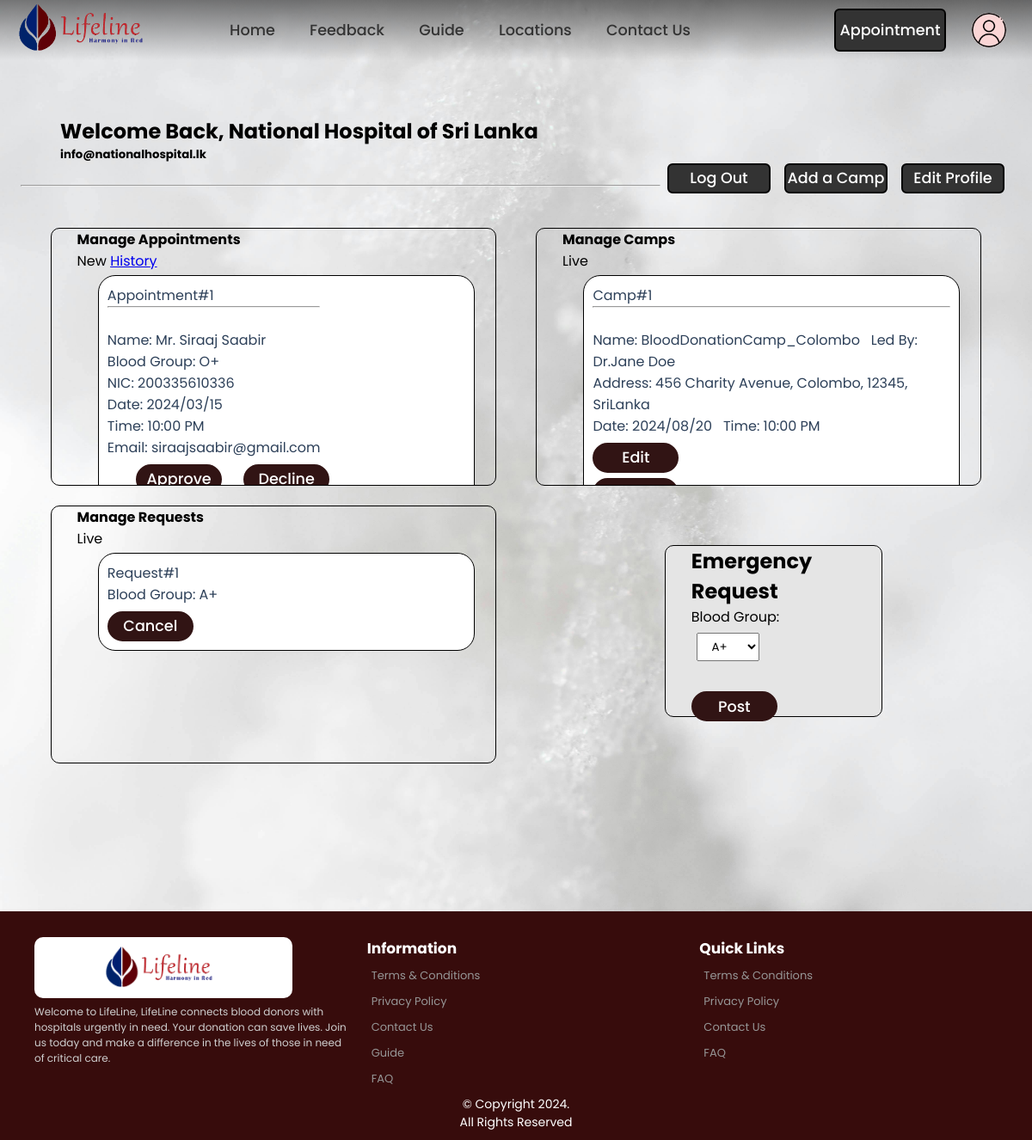
Before: /hospital_panel.php (signed in) with the older database file.
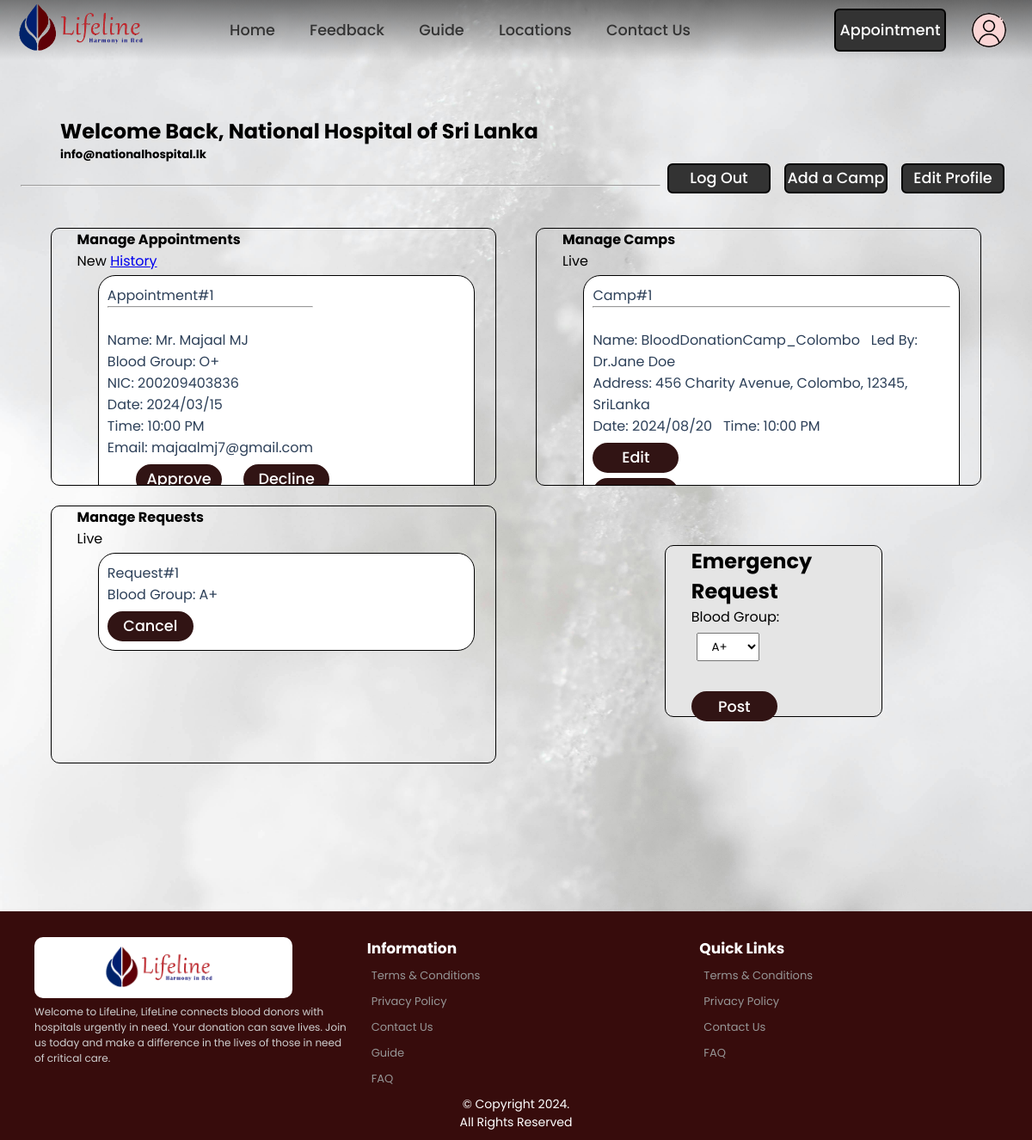
After: the same page with the newer database file.
### tables this page shows
CREATE TABLE
    appointment (
        Appointment_id INT AUTO_INCREMENT NOT NULL,
        A_Donor_id INT NULL,
        A_Guest_id INT NULL,
        A_Date VARCHAR(20) NOT NULL,
        A_Time VARCHAR(20) NOT NULL,
        A_Meridiem VARCHAR(2) NOT NULL,
        A_Hospital_id INT NOT NULL,
        Status BOOLEAN NULL,
        CONSTRAINT Appointment_PK PRIMARY KEY (Appointment_id),
        CONSTRAINT Appointment_A_Doner_id_FK1 FOREIGN KEY (A_Donor_id) REFERENCES Donor (Donor_id),
        CONSTRAINT Appointment_A_Guest_id_FK2 FOREIGN KEY (A_Guest_id) REFERENCES Guest (Guest_id),
        CONSTRAINT Appointment_A_Hospital_id_FK3 FOREIGN KEY (A_Hospital_id) REFERENCES Hospital (Hospital_id),
        CONSTRAINT Donor_or_Guest CHECK (
            (
                A_Donor_id IS NOT NULL
                AND A_Guest_id IS NULL
            )
            OR (
                A_Donor_id IS NULL
                AND A_Guest_id IS NOT NULL
            )
        )
    );

CREATE TABLE
    donor (
        Donor_id INT AUTO_INCREMENT NOT NULL,
        Salutation VARCHAR(10) NOT NULL,
        F_name VARCHAR(50) NOT NULL,
        L_name VARCHAR(50) NOT NULL,
        NIC VARCHAR(20) UNIQUE NOT NULL,
        DOB VARCHAR(20) NOT NULL,
        Gender VARCHAR(20) NOT NULL,
        Phone_no INT (10) NOT NULL,
        Blood_Group VARCHAR(5) NOT NULL,
        Email VARCHAR(100) UNIQUE NOT NULL,
        Line1 VARCHAR(200) NOT NULL,
        City VARCHAR(100) NOT NULL,
        Postal_Code VARCHAR(15) NOT NULL,
        Country VARCHAR(30) NOT NULL,
        D_Password VARCHAR(20) NOT NULL,
        CONSTRAINT Doner_PK PRIMARY KEY (Donor_id)
    );

CREATE TABLE
    camp (
        Camp_id INT AUTO_INCREMENT NOT NULL,
        C_Name VARCHAR(50) NOT NULL,
        C_Date VARCHAR(20) NOT NULL,
        C_Time VARCHAR(20) NOT NULL,
        C_Meridiem VARCHAR(2) NOT NULL,
        Led_By VARCHAR(50) NOT NULL,
        Line1 VARCHAR(200) NOT NULL,
        City VARCHAR(100) NOT NULL,
        Postal_Code VARCHAR(15) NOT NULL,
        Country VARCHAR(30) NOT NULL,
        C_Hospital_id INT NOT NULL,
        CONSTRAINT Camp_PK PRIMARY KEY (Camp_id),
        CONSTRAINT Camp_C_Hospital_id_FK1 FOREIGN KEY (C_Hospital_id) REFERENCES Hospital (Hospital_id)
    );

CREATE TABLE
    emergency_blood (
        EB_id INT AUTO_INCREMENT NOT NULL,
        Blood_Group VARCHAR(5) NOT NULL,
        EB_Hospital_id INT NOT NULL,
        CONSTRAINT EB_id PRIMARY KEY (EB_id),
        CONSTRAINT Emergency_Blood_EB_Hospital_id_FK1 FOREIGN KEY (EB_Hospital_id) REFERENCES Hospital (Hospital_id)
    );

### CRUD/hospital_manage_appoint.php (called while the page is built, shortened)
<?php
require 'dbh.crud.php';
$query = "SELECT appointment.Appointment_id,
                 appointment.A_Date,
                 CONCAT(appointment.A_Time, ' ', appointment.A_meridiem) AS ATM,
                 appointment.A_Guest_id,
                 appointment.A_Hospital_id,
                 appointment.Status,
                 CONCAT(donor.Salutation, ' ', donor.F_name, ' ', donor.L_name) AS DonorName,
                 donor.NIC AS DonorNIC,
                 donor.Blood_Group AS DonorBloodgroup,
                 donor.Email AS DonorEmail,
                 CONCAT(guest.Salutation, ' ', guest.F_name, ' ', guest.L_name) AS GuestName,
                 guest.NIC AS GuestNIC,
                 guest.Blood_Group AS GuestBloodgroup,
                 guest.Email AS GuestEmail
          FROM appointment
          LEFT JOIN donor ON appointment.A_Donor_id = donor.Donor_id
          LEFT JOIN guest ON appointment.A_Guest_id = guest.Guest_id
          WHERE A_Hospital_id=$_SESSION[userID] AND appointment.Status is NULL";
$result_appointments = mysqli_query($conn, $query);

### CRUD/hospital_manage_camp.php (called while the page is built, shortened)
<?php
require 'dbh.crud.php';
$query = "SELECT camp.Camp_id,
camp.C_Name,
camp.C_Date,
CONCAT(camp.C_Time,' ',camp.C_meridiem) AS ATM,
camp.Led_By,
CONCAT(camp.Line1,', ',camp.City,', ',camp.Postal_Code,', ',camp.Country) AS Address,
camp.C_Hospital_id FROM camp WHERE C_Hospital_id=$_SESSION[userID]";
$result_camp = mysqli_query($conn, $query);

### CRUD/hospital_manage_Requests.php (called while the page is built, shortened)
<?php
require 'dbh.crud.php';
$query = "SELECT * FROM emergency_blood WHERE EB_Hospital_id=$_SESSION[userID]";
$result_requests = mysqli_query($conn, $query);

### hospital_panel.php (the view, shortened to what this page needs)
<?php
require 'header.php';
require 'CRUD/hospital_manage_appoint.php';
require 'CRUD/hospital_manage_camp.php';
require 'CRUD/hospital_manage_Requests.php';
?>
<!DOCTYPE html>
<html>
<head>
  <link rel="stylesheet" href="css/hospital_panel.css" />
</head>
<body>
  <main class="frame">
    <div class="sec1">
      <div class="row1">
        <?php
        echo "<h2 class=\"title\">Welcome Back, " . $_SESSION['username'] . "</h2>";
        ?>
        <div>
          <?php echo "<h5 class=\"head\">" . $_SESSION['email'] . "</h5>"; ?>
        </div>
        <div class="but1">
          <button class="editB" onclick="document.location='hospital_edit.php'">
            Edit Profile
          </button>
        </div>
        <div class="but2">
          <button class="campB" onclick="document.location='add_camp.php'">
            Add a Camp
          </button>
        </div>
        <div class="but3">
          <button class="logout" name='logout' onclick="document.location='logout.php' ">Log Out</button>
        </div>
      </div>
    </div>
    <br />
    <hr />
    <br>
    <div class="sec2">
      <div class="container">
        <h4>Manage Appointments</h4>
        <div class="hyperL">
          <label>New</label>
          <a href="hospital_appointment_history.php">History</a>
        </div>
        <?php
        while ($row = mysqli_fetch_assoc($result_appointments)) {
          $AppointmentID = $row['Appointment_id'];
          $AppointmentDate = $row['A_Date'];
          $AppointmentTime = $row['ATM'];
          if ($row['A_Guest_id'] == null) {
            $UserName = $row['DonorName'];
            $UserNIC = $row['DonorNIC'];
            $UserBloodgroup = $row['DonorBloodgroup'];
            $UserEmail = $row['DonorEmail'];
          } else {
            $UserName = $row['GuestName'];
            $UserNIC = $row['GuestNIC'];
            $UserBloodgroup = $row['GuestBloodgroup'];
            $UserEmail = $row['GuestEmail'];
          }
        ?>
          <div class="temp">
            <div class="info">
              <label> Appointment#<?php echo $AppointmentID ?></label>
              <hr>
              <br>
              <label>Name: <?php echo $UserName ?></label>
              <br>
              <label>Blood Group: <?php echo $UserBloodgroup ?></label>
              <br>
              <label>NIC: <?php echo $UserNIC ?></label>
              <br>
              <label>Date: <?php echo $AppointmentDate ?></label>
              <br>
              <label>Time: <?php echo $AppointmentTime ?></label>
              <br>
              <label>Email: <?php echo $UserEmail ?></label>
            </div>
            <form method="post">
              <button class="Approved" name="Approved" type="submit">Approve</button>
              <button class="Cancelled" name="Declined" type="submit" onclick="return confirm('Are You Sure ?')">Decline</button>
            </form>
          </div>
        <?php
        }
        ?>
      </div>
      <div class="sec2">
        <div class="container-camps">
          <h4>Manage Camps</h4>
          <label>Live</label>
          <?php
          while ($row = mysqli_fetch_assoc($result_camp)) {
            $CampID = $row['Camp_id'];
            $CampName = $row['C_Name'];
            $LedBy = $row['Led_By'];
            $Address = $row['Address'];
            $Date = $row['C_Date'];
            $Time = $row['ATM'];
          ?>
            <div class="temp">
              <div class="info">
                <label> Camp#<?php echo $CampID ?></label>
                <hr>
                <br>
                <label>Name: <?php echo $CampName ?></label>&nbsp;&nbsp;
                <label>Led By: <?php echo $LedBy ?></label>
                <br>
                <label>Address: <?php echo $Address ?></label>
                <br>
                <label>Date: <?php echo $Date ?></label>&nbsp;&nbsp;
                <label>Time: <?php echo $Time ?></label>
              </div>
              <button class="edit" name='Edit' onclick="document.location='edit_camp.php?Camp_id=<?php echo $CampID ?>'">Edit</button>
              <form method="post">
                <input type="submit" class="Cancel" name="Cancel" value="Cancel" onclick="return confirm('Are You Sure ?')">
              </form>
            </div>
          <?php
          }
          ?>
        </div>
      </div>
      <div class="sec2">
        <div class="container-wonder">
          <h4>Manage Requests</h4>
          <label>Live</label>
          <?php
          while ($row = mysqli_fetch_assoc($result_requests)) {
            $EB_id = $row['EB_id'];
            $BG = $row['Blood_Group'];
          ?>
            <div class="temp">
              <div class="info">
                <label>Request#<?php echo $EB_id ?></label>
                <br>
                <label>Blood Group: <?php echo $BG ?></label>&nbsp;&nbsp;
              </div>
              <form method="post">
                <input type="submit" class="Cancel" name="Caancel" value="Cancel" onclick="return confirm('Are You Sure ?')">
              </form>
            </div>
          <?php
          }
          ?>
        </div>
      </div>
      <div class="sec2">
        <div class="container-post">
          <div class="info">
            <h2>Emergency Request</h2>
            <label for="bloodgroup">Blood Group: </label>
            <form method="POST">
              <div class="blood">
                <select name="bloodgroup" id="" class="bg">
                  <option value="A+">A+</option>
                </select><br><br>
              </div>
              <input type="submit" class="Post" name="Post" value="Post">
            </form>
          </div>
        </div>
  </main>
  <?php
  require 'footer.php';
  ?>
</body>
</html>

### header.php (shortened to what this page needs)
<?php
if (isset($_SESSION["userID"])) {
    $userType = $_SESSION["userType"];
} else {
    $userType = "guest";
}
?>
<DOCTYPE html>
    <html lang="en">
    <head>
        <link rel="stylesheet" href="css/index.css" />
    </head>
    <body>
        <header>
            <nav class="menu">
                <img class="logo" src="images/logo.png" alt="logo" />
                <a href="index.php" class="home">Home</a>
                <a href="feedback.php">Feedback</a>
                <a href="guide.php">Guide</a>
                <a href="locations.php">Locations</a>
                <a href="contactUs.php" class="Contact">Contact Us</a>
            </nav>
            <button class="appointment" onclick="appoint('<?php echo $userType; ?>')">
                Appointment
            </button>
            <img class="user" src="images/user.png" alt="user" onclick="panel('<?php echo $userType; ?>')" />
        </header>

### footer.php (shortened to what this page needs)
<footer>
    <div class="block">
        <img src="images/logo.png" alt="Logo">
        <p>Welcome to LifeLine, LifeLine connects blood donors with hospitals urgently in need. Your donation can save lives. Join us today and make a difference in the lives of those in need of critical care.</p>
    </div>
    <div class="block">
        <h3>Information</h3>
        <ul type="none">
            <li><a href="terms.php">Terms & Conditions</a></li>
            <li><a href="privacy.php">Privacy Policy</a></li>
            <li><a href="contactUs.php">Contact Us</a></li>
            <li><a href="guide.php">Guide</a></li>
            <li><a href="faq.php">FAQ</a></li>
        </ul>
    </div>
    <div class="block">
        <h3>Quick Links</h3>
        <ul type="none">
            <li><a href="terms.php">Terms & Conditions</a></li>
            <li><a href="privacy.php">Privacy Policy</a></li>
            <li><a href="contactUs.php">Contact Us</a></li>
            <li><a href="faq.php">FAQ</a></li>
        </ul>
    </div>
    <div class="copyR">
        <p>© Copyright 2024.<br>  All Rights Reserved</p>
    </div>
</footer>
</body>
</html>
</DOCTYPE>

### css/index.css (style rules this page uses)
* { margin: 0; padding: 0; box-sizing: border-box; font-family: 'Poppins', sans-serif; }
body { justify-content: center; align-items: center; background-color:#EEF5FF; margin-top: 100px; min-height: 100vh; }
header { position:absolute ; background: linear-gradient(rgba(39,39,39, 0.6), transparent); top:0; left: 0; width: 100%; padding:10px 100px; display: flex; justify-content: space-between; align-items: center; z-index: 99; }
.logo { position:absolute; width: 350px; left: 0px; margin: -25px 0 0 -75px; }
.menu { width: fit-content; margin: auto; }
.menu a { display: inline-block; font-size: 1.1em; font-weight: 500; padding: 5px 18px; color: #333; text-decoration: none; }
.appointment { cursor: pointer; width: 130px; height: 50px; border: 2px solid #000000; outline:none; border-radius: 6px; font-size: 1.1em; color: white; background-color: #333; font-weight: 500; transition: .5s; }
.user { background-color: rgb(250, 213, 213); border-radius: 30px; position: absolute; cursor: pointer; right: 30px; height: 40px; width: 40px; transition: .1s; }
footer { display: flex; justify-content: space-between; bottom: auto; position: relative; padding: 20px; left: 0; right: 0; background-color: #370c0c; margin-top: auto; width: 100%; }
.block { flex: 1; margin-top: 10px; margin-left: 20px; }
.block img { background-color: white; border-radius: 10px; max-width: 300px; margin-bottom: 2%; }
.block p { font-size: 12px; color: #cfcfcf; }
.block h3 { font-size: 17px; color: #ffffff; }
.block ul { padding: 5px; }
.block ul li { margin-bottom: 5px; }
.block ul li a { text-decoration: none; font-size: 13px; color: #969696; }
.copyR { font-size: 14px; position: absolute; bottom: -30px; left: 0; right: 0; text-align: center; background-color: #370c0c; color: #fff; padding: 10px 0; }
.copyR p { margin: 0; }

### css/hospital_panel.css (style rules this page uses)
body { background-image:url(../images/panelwall5.jpg); image-orientation: flip; background-repeat: no-repeat; background-size: cover; background-position: center; }
.frame { border-color: black; border: 2%; border-radius: 10px; width: 96%; height: 120%; padding: auto; margin:auto; z-index: 1; }
.row1 { margin-left: 30%; }
.editB,.campB,.logout { float:right; margin: 0 8px; width: 120px; height: 35px; border: 2px solid #000000; outline:none; border-radius: 6px; font-size: 1.1em; color: white; background-color: #333; font-weight: 500; transition: .5s; cursor: pointer ; }
.row1,.editB,.campB,.logout { display: inline; }
.container,.container-wonder,.container-camps { margin: auto; border-radius: 10px; border: 1px solid #000000; background:transparent; padding-left: 30px; width: 45%; height: 300px; overflow: hidden; overflow-y: scroll; }
.post,.Edit,.Cancel,.Cancelled,.Approved { display: block; margin-top: 1.5%; margin-right: 5%; width: 100px; height: 35px; border: 2px solid #311414; outline:none; border-radius: 50px; font-size: 1.1em; color: white; cursor: pointer; background-color: #311414; font-weight: 500; transition: .5s; }
.temp .info,.Cancelled,.Approved { display: inline-block; }
.temp .info,.Edit,.Cancel { display: inline-block; }
.temp { color: #2D4059; border: 1px solid black; background-color: white; width: 90%; padding: 10px; border-radius: 20px; display: block; margin: auto; margin-top: 1%; }
.Approved { margin-left: 8%; }
.container-post { border-radius: 10px; border: 1px solid #000000; background-color:#E5E5E5; margin-top: 6%; margin-right:13%; padding-left: 30px; width: 22%; height: 200px; float: right; }
.container,.container-wonder { margin-top: 2%; margin-left: 3%; float: left; }
.container-camps { margin-top: 2%; margin-right: 3%; float: right; }
select { font:weight 1200px; padding:5px 12px; margin:3% 3%; }
.title { padding-top: 3%; }
.title,.head { margin-left: 4%; }

Changed rows visible on the page:
changed through a linked row, appointment id 1: UserName "Mr. Siraaj Saabir" → "Mr. Majaal MJ"; A_Donor.NIC "200335610336" → "200209403836"; A_Donor.Email "siraajsaabir@gmail.com" → "majaalmj7@gmail.com"
